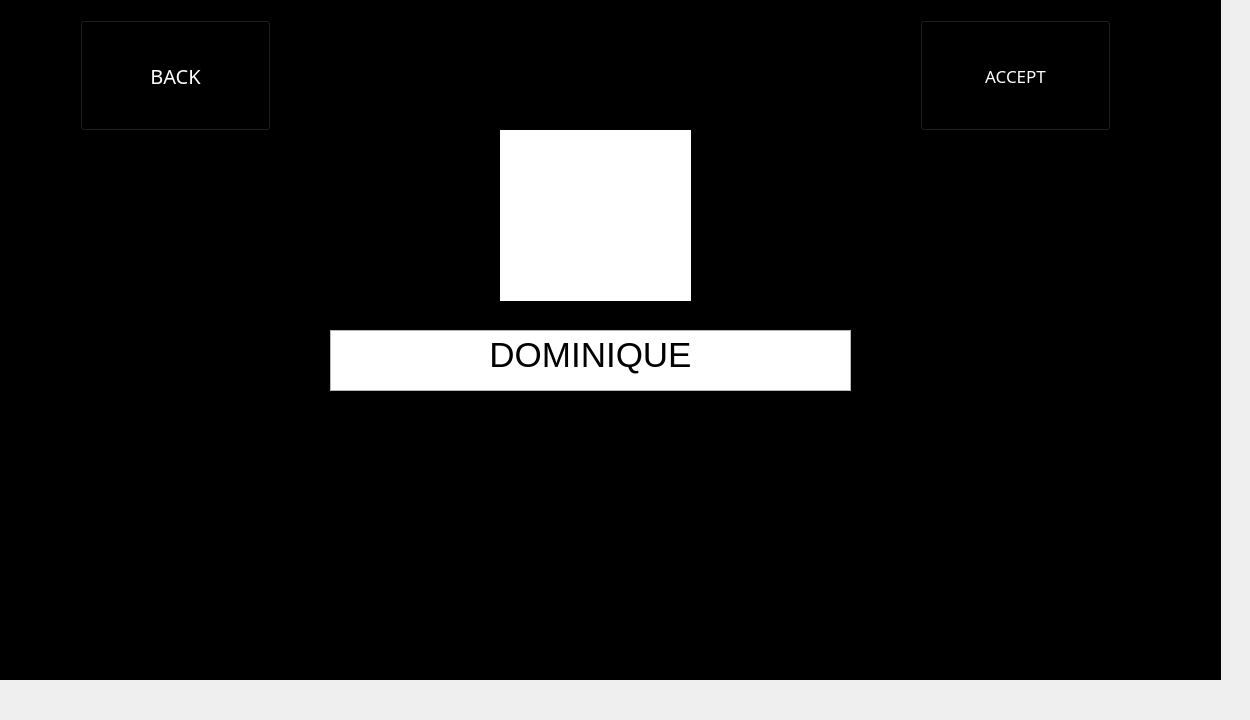
    <widget class="QWidget" name="page_2">
     <widget class="QLabel" name="NameBoard">
      <property name="geometry">
       <rect>
        <x>60</x>
        <y>-30</y>
        <width>1071</width>
        <height>681</height>
       </rect>
      </property>
      <property name="autoFillBackground">
       <bool>false</bool>
      </property>
      <property name="styleSheet">
       <string notr="true"/>
      </property>
      <property name="frameShadow">
       <enum>QFrame::Shadow::Sunken</enum>
      </property>
      <property name="text">
       <string/>
      </property>
      <property name="textFormat">
       <enum>Qt::TextFormat::RichText</enum>
      </property>
      <property name="pixmap">
       <pixmap resource="Resources.qrc">:/Images/BackgroundImages/name-paper.png</pixmap>
      </property>
      <property name="scaledContents">
       <bool>true</bool>
      </property>
      <property name="wordWrap">
       <bool>false</bool>
      </property>
     </widget>
     <widget class="QTextEdit" name="givePlayerNameBox">
      <property name="geometry">
       <rect>
        <x>330</x>
        <y>330</y>
        <width>521</width>
        <height>61</height>
       </rect>
      </property>
      <property name="sizePolicy">
       <sizepolicy hsizetype="Fixed" vsizetype="Fixed">
        <horstretch>0</horstretch>
        <verstretch>0</verstretch>
       </sizepolicy>
      </property>
      <property name="font">
       <font>
        <pointsize>36</pointsize>
       </font>
      </property>
      <property name="layoutDirection">
       <enum>Qt::LayoutDirection::LeftToRight</enum>
      </property>
      <property name="styleSheet">
       <string notr="true"/>
      </property>
      <property name="verticalScrollBarPolicy">
       <enum>Qt::ScrollBarPolicy::ScrollBarAlwaysOff</enum>
      </property>
      <property name="horizontalScrollBarPolicy">
       <enum>Qt::ScrollBarPolicy::ScrollBarAlwaysOff</enum>
      </property>
      <property name="tabChangesFocus">
       <bool>true</bool>
      </property>
      <property name="html">
       <string>&lt;!DOCTYPE HTML PUBLIC &quot;-//W3C//DTD HTML 4.0//EN&quot; &quot;http://www.w3.org/TR/REC-html40/strict.dtd&quot;&gt;
&lt;html&gt;&lt;head&gt;&lt;meta name=&quot;qrichtext&quot; content=&quot;1&quot; /&gt;&lt;meta charset=&quot;utf-8&quot; /&gt;&lt;style type=&quot;text/css&quot;&gt;
p, li { white-space: pre-wrap; }
hr { height: 1px; border-width: 0; }
li.unchecked::marker { content: &quot;\2610&quot;; }
li.checked::marker { content: &quot;\2612&quot;; }
&lt;/style&gt;&lt;/head&gt;&lt;body style=&quot; font-family:'Segoe UI'; font-size:36pt; font-weight:400; font-style:normal;&quot;&gt;
&lt;p align=&quot;center&quot; style=&quot; margin-top:0px; margin-bottom:0px; margin-left:0px; margin-right:0px; -qt-block-indent:0; text-indent:0px;&quot;&gt;&lt;span style=&quot; font-size:26pt;&quot;&gt;DOMINIQUE&lt;/span&gt;&lt;/p&gt;&lt;/body&gt;&lt;/html&gt;</string>
      </property>
     </widget>
     <widget class="QLabel" name="PlayerNameHeadline">
      <property name="geometry">
       <rect>
        <x>10</x>
        <y>30</y>
        <width>1181</width>
        <height>111</height>
       </rect>
      </property>
      <property name="font">
       <font>
        <family>Lucida Calligraphy</family>
        <pointsize>-1</pointsize>
        <italic>true</italic>
        <bold>false</bold>
       </font>
      </property>
      <property name="styleSheet">
       <string notr="true">font: italic 9pt &quot;Lucida Calligraphy&quot;;
font-size: 35px;</string>
      </property>
      <property name="text">
       <string>Player Name</string>
      </property>
      <property name="alignment">
       <set>Qt::AlignmentFlag::AlignCenter</set>
      </property>
     </widget>
     <widget class="QPushButton" name="AcceptGameStart">
      <property name="geometry">
       <rect>
        <x>920</x>
        <y>20</y>
        <width>191</width>
        <height>111</height>
       </rect>
      </property>
      <property name="font">
       <font>
        <family>Lucida Bright</family>
        <pointsize>13</pointsize>
        <italic>false</italic>
        <bold>false</bold>
       </font>
      </property>
      <property name="styleSheet">
       <string notr="true">QPushButton {
	background-color: transparent;
	border-image: url(:/Images/Buttons/menubutton.png);
	background-repeat: none;
	color: white;
    font: 13pt &quot;Lucida Bright&quot;;
}

QPushButton:hover {
	border-image: url(:/Images/Buttons/menu-button-focus.png);
    font-size: 22px;
}</string>
      </property>
      <property name="text">
       <string>ACCEPT</string>
      </property>
     </widget>
     <widget class="QLabel" name="PlayerIcon_2">
      <property name="geometry">
       <rect>
        <x>500</x>
        <y>130</y>
        <width>191</width>
        <height>171</height>
       </rect>
      </property>
      <property name="styleSheet">
       <string notr="true">background-color: white;</string>
      </property>
      <property name="text">
       <string/>
      </property>
      <property name="textFormat">
       <enum>Qt::TextFormat::RichText</enum>
      </property>
     </widget>
     <widget class="QPushButton" name="BackToMenu">
      <property name="geometry">
       <rect>
        <x>80</x>
        <y>20</y>
        <width>191</width>
        <height>111</height>
       </rect>
      </property>
      <property name="font">
       <font>
        <family>Lucida Bright</family>
        <pointsize>15</pointsize>
        <italic>false</italic>
        <bold>false</bold>
       </font>
      </property>
      <property name="styleSheet">
       <string notr="true">QPushButton {
	background-color: transparent;
	border-image: url(:/Images/Buttons/menubutton.png);
	background-repeat: none;
	color: white;
	font: 15pt &quot;Lucida Bright&quot;;
}

QPushButton:hover {
	border-image: url(:/Images/Buttons/menu-button-focus.png);
    font-size: 30px;
}</string>
      </property>
      <property name="text">
       <string>BACK</string>
      </property>
     </widget>
     <widget class="QLabel" name="Background">
      <property name="geometry">
       <rect>
        <x>-20</x>
        <y>-31</y>
        <width>1241</width>
        <height>711</height>
       </rect>
      </property>
      <property name="styleSheet">
       <string notr="true">background-color: rgb(0, 0, 0);</string>
      </property>
      <property name="text">
       <string/>
      </property>
     </widget>
     <zorder>Background</zorder>
     <zorder>NameBoard</zorder>
     <zorder>givePlayerNameBox</zorder>
     <zorder>PlayerNameHeadline</zorder>
     <zorder>AcceptGameStart</zorder>
     <zorder>PlayerIcon_2</zorder>
     <zorder>BackToMenu</zorder>
    </widget>
